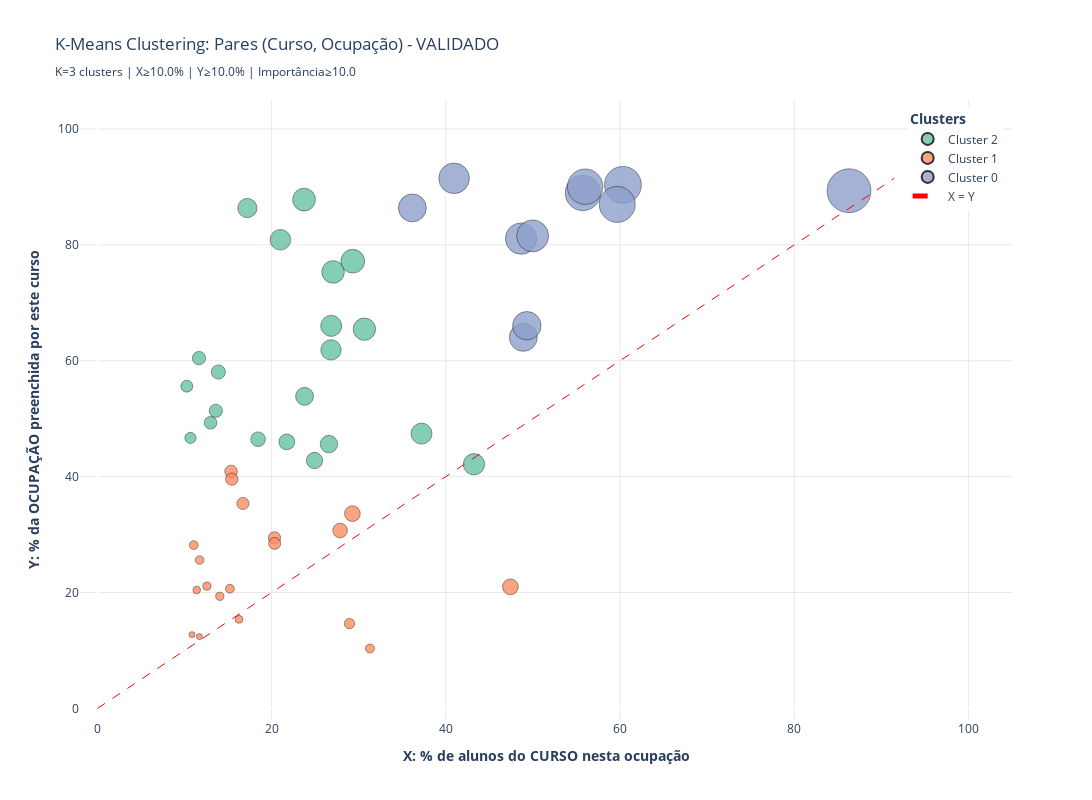

Source (notebook cell):
### Markdown cell above
## Gráfico de Clustering Corrigido

Recriando o gráfico do zero para garantir que não há problemas de cache ou inconsistências.

### Code cell
# GRÁFICO CORRIGIDO: K-Means Clustering com validação de dados
import plotly.express as px
import plotly.graph_objects as go

# Criar cópia limpa do df_kmeans
df_plot = df_kmeans[['Curso', 'Ocupacao', 'X_PctCurso', 'Y_PctOcupacao', 'Tamanho', 'Cluster']].copy()

# Adicionar nome do cluster
df_plot['Cluster_Nome'] = df_plot['Cluster'].apply(lambda x: f'Cluster {x}')

# Criar hover text detalhado
df_plot['hover_text'] = df_plot.apply(
    lambda row: f"<b>Curso:</b> {int(row['Curso'])}<br>" +
                f"<b>Ocupação:</b> {int(row['Ocupacao'])}<br>" +
                f"<b>X (% do curso):</b> {row['X_PctCurso']:.2f}%<br>" +
                f"<b>Y (% da ocupação):</b> {row['Y_PctOcupacao']:.2f}%<br>" +
                f"<b>Importância:</b> {row['Tamanho']:.2f}<br>" +
                f"<b>Cluster:</b> {int(row['Cluster'])}",
    axis=1
)

# Verificar valores antes de plotar
print(f"{'='*80}")
print(f"VALIDAÇÃO PRÉ-PLOT")
print(f"{'='*80}")
print(f"\n📊 Estatísticas dos dados a serem plotados:")
print(f"   Total de pontos: {len(df_plot)}")
print(f"   X range: [{df_plot['X_PctCurso'].min():.2f}%, {df_plot['X_PctCurso'].max():.2f}%]")
print(f"   Y range: [{df_plot['Y_PctOcupacao'].min():.2f}%, {df_plot['Y_PctOcupacao'].max():.2f}%]")
print(f"   Clusters: {sorted(df_plot['Cluster'].unique())}")

# Verificar curso 213
if 213 in df_plot['Curso'].values:
    c213 = df_plot[df_plot['Curso'] == 213].iloc[0]
    print(f"\n✅ Curso 213 será plotado em:")
    print(f"   X = {c213['X_PctCurso']:.2f}%")
    print(f"   Y = {c213['Y_PctOcupacao']:.2f}%")
    print(f"   Cluster = {int(c213['Cluster'])}")

print(f"\n{'='*80}\n")

# Criar figura com scatter plot por cluster
fig = px.scatter(
    df_plot,
    x='X_PctCurso',
    y='Y_PctOcupacao',
    color='Cluster_Nome',
    size='Tamanho',
    color_discrete_sequence=px.colors.qualitative.Set2,
    title=f'K-Means Clustering: Pares (Curso, Ocupação) - VALIDADO<br>' +
          f'<sub>K={elbow_k} clusters | X≥{min_x_pct}% | Y≥{min_y_pct}% | Importância≥{tamanho_min}</sub>'
)

# Atualizar traces com hover customizado
fig.update_traces(
    marker=dict(
        line=dict(width=0.5, color='black'),
        opacity=0.8,
        sizemode='diameter',
        sizeref=2,
        sizemin=3
    ),
    hovertemplate='%{customdata[0]}<extra></extra>',
    customdata=df_plot[['hover_text']].values
)

# Adicionar linha diagonal X=Y
max_val = max(df_plot['X_PctCurso'].max(), df_plot['Y_PctOcupacao'].max())
fig.add_trace(go.Scatter(
    x=[0, max_val],
    y=[0, max_val],
    mode='lines',
    line=dict(color='red', width=1, dash='dash'),
    name='X = Y',
    hoverinfo='skip',
    showlegend=True
))

# Layout
fig.update_layout(
    xaxis=dict(
        title='<b>X: % de alunos do CURSO nesta ocupação</b>',
        range=[-2, 105],
        gridcolor='lightgray',
        gridwidth=0.5
    ),
    yaxis=dict(
        title='<b>Y: % da OCUPAÇÃO preenchida por este curso</b>',
        range=[-2, 105],
        gridcolor='lightgray',
        gridwidth=0.5
    ),
    hovermode='closest',
    width=1100,
    height=800,
    plot_bgcolor='white',
    legend=dict(
        title=dict(text='<b>Clusters</b>'),
        orientation='v',
        yanchor='top',
        y=0.99,
        xanchor='right',
        x=0.99
    )
)

fig.show()

print(f"✨ Gráfico validado gerado!")
print(f"   Se o curso 213 ainda aparecer em posição errada,")
print(f"   verifique se você está olhando o tooltip correto.")

### Figure 1 — Plotly figure (JSON) as saved in the notebook; plotly's stock layout.template omitted (floating-point values rounded to 4 significant figures)
{"data": [{"customdata": [["<b>Curso:</b> 142<br><b>Ocupação:</b> 2341<br><b>X (% do curso):</b> 37.21%<br><b>Y (% da ocupação):</b> 47.43%<br><b>Importância:</b> 42.01<br><b>Cluster:</b> 2"], ["<b>Curso:</b> 142<br><b>Ocupação:</b> 2342<br><b>X (% do curso):</b> 13.88%<br><b>Y (% da ocupação):</b> 58.06%<br><b>Importância:</b> 28.39<br><b>Cluster:</b> 2"], ["<b>Curso:</b> 145<br><b>Ocupação:</b> 2330<br><b>X (% do curso):</b> 20.32%<br><b>Y (% da ocupação):</b> 29.44%<br><b>Importância:</b> 24.46<br><b>Cluster:</b> 1"], ["<b>Curso:</b> 145<br><b>Ocupação:</b> 2341<br><b>X (% do curso):</b> 28.94%<br><b>Y (% da ocupação):</b> 14.64%<br><b>Importância:</b> 20.59<br><b>Cluster:</b> 1"], ["<b>Curso:</b> 146<br><b>Ocupação:</b> 3423<br><b>X (% do curso):</b> 15.34%<br><b>Y (% da ocupação):</b> 40.89%<br><b>Importância:</b> 25.04<br><b>Cluster:</b> 1"], ["<b>Curso:</b> 212<br><b>Ocupação:</b> 2354<br><b>X (% do curso):</b> 16.71%<br><b>Y (% da ocupação):</b> 35.37%<br><b>Importância:</b> 24.31<br><b>Cluster:</b> 1"], ["<b>Curso:</b> 212<br><b>Ocupação:</b> 2652<br><b>X (% do curso):</b> 11.06%<br><b>Y (% da ocupação):</b> 28.19%<br><b>Importância:</b> 17.66<br><b>Cluster:</b> 1"], ["<b>Curso:</b> 213<br><b>Ocupação:</b> 2166<br><b>X (% do curso):</b> 15.20%<br><b>Y (% da ocupação):</b> 20.66%<br><b>Importância:</b> 17.72<br><b>Cluster:</b> 1"], ["<b>Curso:</b> 214<br><b>Ocupação:</b> 2163<br><b>X (% do curso):</b> 21.74%<br><b>Y (% da ocupação):</b> 46.00%<br><b>Importância:</b> 31.62<br><b>Cluster:</b> 2"], ["<b>Curso:</b> 221<br><b>Ocupação:</b> 2636<br><b>X (% do curso):</b> 26.81%<br><b>Y (% da ocupação):</b> 61.88%<br><b>Importância:</b> 40.73<br><b>Cluster:</b> 2"], ["<b>Curso:</b> 223<br><b>Ocupação:</b> 2330<br><b>X (% do curso):</b> 16.26%<br><b>Y (% da ocupação):</b> 15.37%<br><b>Importância:</b> 15.80<br><b>Cluster:</b> 1"], ["<b>Curso:</b> 223<br><b>Ocupação:</b> 2341<br><b>X (% do curso):</b> 31.29%<br><b>Y (% da ocupação):</b> 10.33%<br><b>Importância:</b> 17.98<br><b>Cluster:</b> 1"], ["<b>Curso:</b> 311<br><b>Ocupação:</b> 2634<br><b>X (% do curso):</b> 48.64%<br><b>Y (% da ocupação):</b> 81.08%<br><b>Importância:</b> 62.80<br><b>Cluster:</b> 0"], ["<b>Curso:</b> 321<br><b>Ocupação:</b> 2642<br><b>X (% do curso):</b> 27.06%<br><b>Y (% da ocupação):</b> 75.33%<br><b>Importância:</b> 45.15<br><b>Cluster:</b> 2"], ["<b>Curso:</b> 322<br><b>Ocupação:</b> 2622<br><b>X (% do curso):</b> 43.23%<br><b>Y (% da ocupação):</b> 42.13%<br><b>Importância:</b> 42.68<br><b>Cluster:</b> 2"], ["<b>Curso:</b> 342<br><b>Ocupação:</b> 2431<br><b>X (% do curso):</b> 13.59%<br><b>Y (% da ocupação):</b> 51.36%<br><b>Importância:</b> 26.42<br><b>Cluster:</b> 2"], ["<b>Curso:</b> 344<br><b>Ocupação:</b> 2411<br><b>X (% do curso):</b> 30.65%<br><b>Y (% da ocupação):</b> 65.45%<br><b>Importância:</b> 44.79<br><b>Cluster:</b> 2"], ["<b>Curso:</b> 345<br><b>Ocupação:</b> 0<br><b>X (% do curso):</b> 11.40%<br><b>Y (% da ocupação):</b> 20.43%<br><b>Importância:</b> 15.26<br><b>Cluster:</b> 1"], ["<b>Curso:</b> 380<br><b>Ocupação:</b> 0<br><b>X (% do curso):</b> 10.86%<br><b>Y (% da ocupação):</b> 12.73%<br><b>Importância:</b> 11.76<br><b>Cluster:</b> 1"], ["<b>Curso:</b> 380<br><b>Ocupação:</b> 2611<br><b>X (% do curso):</b> 40.95%<br><b>Y (% da ocupação):</b> 91.48%<br><b>Importância:</b> 61.20<br><b>Cluster:</b> 0"], ["<b>Curso:</b> 421<br><b>Ocupação:</b> 2131<br><b>X (% do curso):</b> 10.26%<br><b>Y (% da ocupação):</b> 55.61%<br><b>Importância:</b> 23.89<br><b>Cluster:</b> 2"], ["<b>Curso:</b> 442<br><b>Ocupação:</b> 2113<br><b>X (% do curso):</b> 15.43%<br><b>Y (% da ocupação):</b> 39.56%<br><b>Importância:</b> 24.71<br><b>Cluster:</b> 1"], ["<b>Curso:</b> 462<br><b>Ocupação:</b> 2120<br><b>X (% do curso):</b> 12.99%<br><b>Y (% da ocupação):</b> 49.30%<br><b>Importância:</b> 25.30<br><b>Cluster:</b> 2"], ["<b>Curso:</b> 481<br><b>Ocupação:</b> 2511<br><b>X (% do curso):</b> 20.35%<br><b>Y (% da ocupação):</b> 28.48%<br><b>Importância:</b> 24.07<br><b>Cluster:</b> 1"], ["<b>Curso:</b> 483<br><b>Ocupação:</b> 2511<br><b>X (% do curso):</b> 29.27%<br><b>Y (% da ocupação):</b> 33.61%<br><b>Importância:</b> 31.37<br><b>Cluster:</b> 1"], ["<b>Curso:</b> 520<br><b>Ocupação:</b> 2142<br><b>X (% do curso):</b> 14.05%<br><b>Y (% da ocupação):</b> 19.35%<br><b>Importância:</b> 16.49<br><b>Cluster:</b> 1"], ["<b>Curso:</b> 521<br><b>Ocupação:</b> 2144<br><b>X (% do curso):</b> 26.84%<br><b>Y (% da ocupação):</b> 66.02%<br><b>Importância:</b> 42.09<br><b>Cluster:</b> 2"], ["<b>Curso:</b> 522<br><b>Ocupação:</b> 2151<br><b>X (% do curso):</b> 29.31%<br><b>Y (% da ocupação):</b> 77.18%<br><b>Importância:</b> 47.56<br><b>Cluster:</b> 2"], ["<b>Curso:</b> 524<br><b>Ocupação:</b> 2145<br><b>X (% do curso):</b> 23.78%<br><b>Y (% da ocupação):</b> 53.86%<br><b>Importância:</b> 35.79<br><b>Cluster:</b> 2"], ["<b>Curso:</b> 544<br><b>Ocupação:</b> 2146<br><b>X (% do curso):</b> 11.73%<br><b>Y (% da ocupação):</b> 25.61%<br><b>Importância:</b> 17.33<br><b>Cluster:</b> 1"], ["<b>Curso:</b> 581<br><b>Ocupação:</b> 2161<br><b>X (% do curso):</b> 55.73%<br><b>Y (% da ocupação):</b> 88.94%<br><b>Importância:</b> 70.40<br><b>Cluster:</b> 0"], ["<b>Curso:</b> 582<br><b>Ocupação:</b> 2142<br><b>X (% do curso):</b> 48.90%<br><b>Y (% da ocupação):</b> 64.04%<br><b>Importância:</b> 55.96<br><b>Cluster:</b> 0"], ["<b>Curso:</b> 621<br><b>Ocupação:</b> 2132<br><b>X (% do curso):</b> 21.01%<br><b>Y (% da ocupação):</b> 80.88%<br><b>Importância:</b> 41.22<br><b>Cluster:</b> 2"], ["<b>Curso:</b> 641<br><b>Ocupação:</b> 2250<br><b>X (% do curso):</b> 55.99%<br><b>Y (% da ocupação):</b> 90.04%<br><b>Importância:</b> 71.00<br><b>Cluster:</b> 0"], ["<b>Curso:</b> 720<br><b>Ocupação:</b> 3423<br><b>X (% do curso):</b> 26.58%<br><b>Y (% da ocupação):</b> 45.62%<br><b>Importância:</b> 34.82<br><b>Cluster:</b> 2"], ["<b>Curso:</b> 721<br><b>Ocupação:</b> 2211<br><b>X (% do curso):</b> 60.33%<br><b>Y (% da ocupação):</b> 90.35%<br><b>Importância:</b> 73.83<br><b>Cluster:</b> 0"], ["<b>Curso:</b> 721<br><b>Ocupação:</b> 2212<br><b>X (% do curso):</b> 23.73%<br><b>Y (% da ocupação):</b> 87.82%<br><b>Importância:</b> 45.65<br><b>Cluster:</b> 2"], ["<b>Curso:</b> 723<br><b>Ocupação:</b> 2221<br><b>X (% do curso):</b> 49.96%<br><b>Y (% da ocupação):</b> 81.55%<br><b>Importância:</b> 63.83<br><b>Cluster:</b> 0"], ["<b>Curso:</b> 723<br><b>Ocupação:</b> 5321<br><b>X (% do curso):</b> 11.66%<br><b>Y (% da ocupação):</b> 60.46%<br><b>Importância:</b> 26.55<br><b>Cluster:</b> 2"], ["<b>Curso:</b> 724<br><b>Ocupação:</b> 2261<br><b>X (% do curso):</b> 86.29%<br><b>Y (% da ocupação):</b> 89.34%<br><b>Importância:</b> 87.80<br><b>Cluster:</b> 0"], ["<b>Curso:</b> 725<br><b>Ocupação:</b> 2266<br><b>X (% do curso):</b> 11.71%<br><b>Y (% da ocupação):</b> 12.39%<br><b>Importância:</b> 12.05<br><b>Cluster:</b> 1"], ["<b>Curso:</b> 725<br><b>Ocupação:</b> 3211<br><b>X (% do curso):</b> 18.44%<br><b>Y (% da ocupação):</b> 46.46%<br><b>Importância:</b> 29.27<br><b>Cluster:</b> 2"], ["<b>Curso:</b> 726<br><b>Ocupação:</b> 2264<br><b>X (% do curso):</b> 36.16%<br><b>Y (% da ocupação):</b> 86.38%<br><b>Importância:</b> 55.88<br><b>Cluster:</b> 0"], ["<b>Curso:</b> 726<br><b>Ocupação:</b> 2265<br><b>X (% do curso):</b> 17.21%<br><b>Y (% da ocupação):</b> 86.35%<br><b>Importância:</b> 38.55<br><b>Cluster:</b> 2"], ["<b>Curso:</b> 727<br><b>Ocupação:</b> 2262<br><b>X (% do curso):</b> 59.68%<br><b>Y (% da ocupação):</b> 86.99%<br><b>Importância:</b> 72.05<br><b>Cluster:</b> 0"], ["<b>Curso:</b> 762<br><b>Ocupação:</b> 2635<br><b>X (% do curso):</b> 49.30%<br><b>Y (% da ocupação):</b> 66.04%<br><b>Importância:</b> 57.06<br><b>Cluster:</b> 0"], ["<b>Curso:</b> 811<br><b>Ocupação:</b> 3434<br><b>X (% do curso):</b> 10.68%<br><b>Y (% da ocupação):</b> 46.68%<br><b>Importância:</b> 22.33<br><b>Cluster:</b> 2"], ["<b>Curso:</b> 815<br><b>Ocupação:</b> 5142<br><b>X (% do curso):</b> 47.41%<br><b>Y (% da ocupação):</b> 20.98%<br><b>Importância:</b> 31.54<br><b>Cluster:</b> 1"], ["<b>Curso:</b> 840<br><b>Ocupação:</b> 3153<br><b>X (% do curso):</b> 24.92%<br><b>Y (% da ocupação):</b> 42.78%<br><b>Importância:</b> 32.65<br><b>Cluster:</b> 2"], ["<b>Curso:</b> 861<br><b>Ocupação:</b> 411<br><b>X (% do curso):</b> 12.57%<br><b>Y (% da ocupação):</b> 21.10%<br><b>Importância:</b> 16.29<br><b>Cluster:</b> 1"], ["<b>Curso:</b> 863<br><b>Ocupação:</b> 110<br><b>X (% do curso):</b> 27.86%<br><b>Y (% da ocupação):</b> 30.70%<br><b>Importância:</b> 29.24<br><b>Cluster:</b> 1"]], "hovertemplate": "%{customdata[0]}<extra></extra>", "legendgroup": "Cluster 2", "marker": {"color": "rgb(102,194,165)", "line": {"color": "black", "width": 0.5}, "opacity": 0.8, "size": [42.01, 28.39, 31.62, 40.73, 45.15, 42.68, 26.42, 44.79, 23.89, 25.3, 42.09, 47.56, 35.79, 41.22, 34.82, 45.65, 26.55, 29.27, 38.55, 22.33, 32.65], "sizemin": 3, "sizemode": "diameter", "sizeref": 2, "symbol": "circle"}, "mode": "markers", "name": "Cluster 2", "orientation": "v", "showlegend": true, "type": "scatter", "x": [37.21, 13.88, 21.74, 26.81, 27.06, 43.23, 13.59, 30.65, 10.26, 12.99, 26.84, 29.31, 23.78, 21.01, 26.58, 23.73, 11.66, 18.44, 17.21, 10.68, 24.92], "xaxis": "x", "y": [47.43, 58.06, 46.0, 61.88, 75.33, 42.13, 51.36, 65.45, 55.61, 49.3, 66.02, 77.18, 53.86, 80.88, 45.62, 87.82, 60.46, 46.46, 86.35, 46.68, 42.78], "yaxis": "y"}, {"customdata": [["<b>Curso:</b> 142<br><b>Ocupação:</b> 2341<br><b>X (% do curso):</b> 37.21%<br><b>Y (% da ocupação):</b> 47.43%<br><b>Importância:</b> 42.01<br><b>Cluster:</b> 2"], ["<b>Curso:</b> 142<br><b>Ocupação:</b> 2342<br><b>X (% do curso):</b> 13.88%<br><b>Y (% da ocupação):</b> 58.06%<br><b>Importância:</b> 28.39<br><b>Cluster:</b> 2"], ["<b>Curso:</b> 145<br><b>Ocupação:</b> 2330<br><b>X (% do curso):</b> 20.32%<br><b>Y (% da ocupação):</b> 29.44%<br><b>Importância:</b> 24.46<br><b>Cluster:</b> 1"], ["<b>Curso:</b> 145<br><b>Ocupação:</b> 2341<br><b>X (% do curso):</b> 28.94%<br><b>Y (% da ocupação):</b> 14.64%<br><b>Importância:</b> 20.59<br><b>Cluster:</b> 1"], ["<b>Curso:</b> 146<br><b>Ocupação:</b> 3423<br><b>X (% do curso):</b> 15.34%<br><b>Y (% da ocupação):</b> 40.89%<br><b>Importância:</b> 25.04<br><b>Cluster:</b> 1"], ["<b>Curso:</b> 212<br><b>Ocupação:</b> 2354<br><b>X (% do curso):</b> 16.71%<br><b>Y (% da ocupação):</b> 35.37%<br><b>Importância:</b> 24.31<br><b>Cluster:</b> 1"], ["<b>Curso:</b> 212<br><b>Ocupação:</b> 2652<br><b>X (% do curso):</b> 11.06%<br><b>Y (% da ocupação):</b> 28.19%<br><b>Importância:</b> 17.66<br><b>Cluster:</b> 1"], ["<b>Curso:</b> 213<br><b>Ocupação:</b> 2166<br><b>X (% do curso):</b> 15.20%<br><b>Y (% da ocupação):</b> 20.66%<br><b>Importância:</b> 17.72<br><b>Cluster:</b> 1"], ["<b>Curso:</b> 214<br><b>Ocupação:</b> 2163<br><b>X (% do curso):</b> 21.74%<br><b>Y (% da ocupação):</b> 46.00%<br><b>Importância:</b> 31.62<br><b>Cluster:</b> 2"], ["<b>Curso:</b> 221<br><b>Ocupação:</b> 2636<br><b>X (% do curso):</b> 26.81%<br><b>Y (% da ocupação):</b> 61.88%<br><b>Importância:</b> 40.73<br><b>Cluster:</b> 2"], ["<b>Curso:</b> 223<br><b>Ocupação:</b> 2330<br><b>X (% do curso):</b> 16.26%<br><b>Y (% da ocupação):</b> 15.37%<br><b>Importância:</b> 15.80<br><b>Cluster:</b> 1"], ["<b>Curso:</b> 223<br><b>Ocupação:</b> 2341<br><b>X (% do curso):</b> 31.29%<br><b>Y (% da ocupação):</b> 10.33%<br><b>Importância:</b> 17.98<br><b>Cluster:</b> 1"], ["<b>Curso:</b> 311<br><b>Ocupação:</b> 2634<br><b>X (% do curso):</b> 48.64%<br><b>Y (% da ocupação):</b> 81.08%<br><b>Importância:</b> 62.80<br><b>Cluster:</b> 0"], ["<b>Curso:</b> 321<br><b>Ocupação:</b> 2642<br><b>X (% do curso):</b> 27.06%<br><b>Y (% da ocupação):</b> 75.33%<br><b>Importância:</b> 45.15<br><b>Cluster:</b> 2"], ["<b>Curso:</b> 322<br><b>Ocupação:</b> 2622<br><b>X (% do curso):</b> 43.23%<br><b>Y (% da ocupação):</b> 42.13%<br><b>Importância:</b> 42.68<br><b>Cluster:</b> 2"], ["<b>Curso:</b> 342<br><b>Ocupação:</b> 2431<br><b>X (% do curso):</b> 13.59%<br><b>Y (% da ocupação):</b> 51.36%<br><b>Importância:</b> 26.42<br><b>Cluster:</b> 2"], ["<b>Curso:</b> 344<br><b>Ocupação:</b> 2411<br><b>X (% do curso):</b> 30.65%<br><b>Y (% da ocupação):</b> 65.45%<br><b>Importância:</b> 44.79<br><b>Cluster:</b> 2"], ["<b>Curso:</b> 345<br><b>Ocupação:</b> 0<br><b>X (% do curso):</b> 11.40%<br><b>Y (% da ocupação):</b> 20.43%<br><b>Importância:</b> 15.26<br><b>Cluster:</b> 1"], ["<b>Curso:</b> 380<br><b>Ocupação:</b> 0<br><b>X (% do curso):</b> 10.86%<br><b>Y (% da ocupação):</b> 12.73%<br><b>Importância:</b> 11.76<br><b>Cluster:</b> 1"], ["<b>Curso:</b> 380<br><b>Ocupação:</b> 2611<br><b>X (% do curso):</b> 40.95%<br><b>Y (% da ocupação):</b> 91.48%<br><b>Importância:</b> 61.20<br><b>Cluster:</b> 0"], ["<b>Curso:</b> 421<br><b>Ocupação:</b> 2131<br><b>X (% do curso):</b> 10.26%<br><b>Y (% da ocupação):</b> 55.61%<br><b>Importância:</b> 23.89<br><b>Cluster:</b> 2"], ["<b>Curso:</b> 442<br><b>Ocupação:</b> 2113<br><b>X (% do curso):</b> 15.43%<br><b>Y (% da ocupação):</b> 39.56%<br><b>Importância:</b> 24.71<br><b>Cluster:</b> 1"], ["<b>Curso:</b> 462<br><b>Ocupação:</b> 2120<br><b>X (% do curso):</b> 12.99%<br><b>Y (% da ocupação):</b> 49.30%<br><b>Importância:</b> 25.30<br><b>Cluster:</b> 2"], ["<b>Curso:</b> 481<br><b>Ocupação:</b> 2511<br><b>X (% do curso):</b> 20.35%<br><b>Y (% da ocupação):</b> 28.48%<br><b>Importância:</b> 24.07<br><b>Cluster:</b> 1"], ["<b>Curso:</b> 483<br><b>Ocupação:</b> 2511<br><b>X (% do curso):</b> 29.27%<br><b>Y (% da ocupação):</b> 33.61%<br><b>Importância:</b> 31.37<br><b>Cluster:</b> 1"], ["<b>Curso:</b> 520<br><b>Ocupação:</b> 2142<br><b>X (% do curso):</b> 14.05%<br><b>Y (% da ocupação):</b> 19.35%<br><b>Importância:</b> 16.49<br><b>Cluster:</b> 1"], ["<b>Curso:</b> 521<br><b>Ocupação:</b> 2144<br><b>X (% do curso):</b> 26.84%<br><b>Y (% da ocupação):</b> 66.02%<br><b>Importância:</b> 42.09<br><b>Cluster:</b> 2"], ["<b>Curso:</b> 522<br><b>Ocupação:</b> 2151<br><b>X (% do curso):</b> 29.31%<br><b>Y (% da ocupação):</b> 77.18%<br><b>Importância:</b> 47.56<br><b>Cluster:</b> 2"], ["<b>Curso:</b> 524<br><b>Ocupação:</b> 2145<br><b>X (% do curso):</b> 23.78%<br><b>Y (% da ocupação):</b> 53.86%<br><b>Importância:</b> 35.79<br><b>Cluster:</b> 2"], ["<b>Curso:</b> 544<br><b>Ocupação:</b> 2146<br><b>X (% do curso):</b> 11.73%<br><b>Y (% da ocupação):</b> 25.61%<br><b>Importância:</b> 17.33<br><b>Cluster:</b> 1"], ["<b>Curso:</b> 581<br><b>Ocupação:</b> 2161<br><b>X (% do curso):</b> 55.73%<br><b>Y (% da ocupação):</b> 88.94%<br><b>Importância:</b> 70.40<br><b>Cluster:</b> 0"], ["<b>Curso:</b> 582<br><b>Ocupação:</b> 2142<br><b>X (% do curso):</b> 48.90%<br><b>Y (% da ocupação):</b> 64.04%<br><b>Importância:</b> 55.96<br><b>Cluster:</b> 0"], ["<b>Curso:</b> 621<br><b>Ocupação:</b> 2132<br><b>X (% do curso):</b> 21.01%<br><b>Y (% da ocupação):</b> 80.88%<br><b>Importância:</b> 41.22<br><b>Cluster:</b> 2"], ["<b>Curso:</b> 641<br><b>Ocupação:</b> 2250<br><b>X (% do curso):</b> 55.99%<br><b>Y (% da ocupação):</b> 90.04%<br><b>Importância:</b> 71.00<br><b>Cluster:</b> 0"], ["<b>Curso:</b> 720<br><b>Ocupação:</b> 3423<br><b>X (% do curso):</b> 26.58%<br><b>Y (% da ocupação):</b> 45.62%<br><b>Importância:</b> 34.82<br><b>Cluster:</b> 2"], ["<b>Curso:</b> 721<br><b>Ocupação:</b> 2211<br><b>X (% do curso):</b> 60.33%<br><b>Y (% da ocupação):</b> 90.35%<br><b>Importância:</b> 73.83<br><b>Cluster:</b> 0"], ["<b>Curso:</b> 721<br><b>Ocupação:</b> 2212<br><b>X (% do curso):</b> 23.73%<br><b>Y (% da ocupação):</b> 87.82%<br><b>Importância:</b> 45.65<br><b>Cluster:</b> 2"], ["<b>Curso:</b> 723<br><b>Ocupação:</b> 2221<br><b>X (% do curso):</b> 49.96%<br><b>Y (% da ocupação):</b> 81.55%<br><b>Importância:</b> 63.83<br><b>Cluster:</b> 0"], ["<b>Curso:</b> 723<br><b>Ocupação:</b> 5321<br><b>X (% do curso):</b> 11.66%<br><b>Y (% da ocupação):</b> 60.46%<br><b>Importância:</b> 26.55<br><b>Cluster:</b> 2"], ["<b>Curso:</b> 724<br><b>Ocupação:</b> 2261<br><b>X (% do curso):</b> 86.29%<br><b>Y (% da ocupação):</b> 89.34%<br><b>Importância:</b> 87.80<br><b>Cluster:</b> 0"], ["<b>Curso:</b> 725<br><b>Ocupação:</b> 2266<br><b>X (% do curso):</b> 11.71%<br><b>Y (% da ocupação):</b> 12.39%<br><b>Importância:</b> 12.05<br><b>Cluster:</b> 1"], ["<b>Curso:</b> 725<br><b>Ocupação:</b> 3211<br><b>X (% do curso):</b> 18.44%<br><b>Y (% da ocupação):</b> 46.46%<br><b>Importância:</b> 29.27<br><b>Cluster:</b> 2"], ["<b>Curso:</b> 726<br><b>Ocupação:</b> 2264<br><b>X (% do curso):</b> 36.16%<br><b>Y (% da ocupação):</b> 86.38%<br><b>Importância:</b> 55.88<br><b>Cluster:</b> 0"], ["<b>Curso:</b> 726<br><b>Ocupação:</b> 2265<br><b>X (% do curso):</b> 17.21%<br><b>Y (% da ocupação):</b> 86.35%<br><b>Importância:</b> 38.55<br><b>Cluster:</b> 2"], ["<b>Curso:</b> 727<br><b>Ocupação:</b> 2262<br><b>X (% do curso):</b> 59.68%<br><b>Y (% da ocupação):</b> 86.99%<br><b>Importância:</b> 72.05<br><b>Cluster:</b> 0"], ["<b>Curso:</b> 762<br><b>Ocupação:</b> 2635<br><b>X (% do curso):</b> 49.30%<br><b>Y (% da ocupação):</b> 66.04%<br><b>Importância:</b> 57.06<br><b>Cluster:</b> 0"], ["<b>Curso:</b> 811<br><b>Ocupação:</b> 3434<br><b>X (% do curso):</b> 10.68%<br><b>Y (% da ocupação):</b> 46.68%<br><b>Importância:</b> 22.33<br><b>Cluster:</b> 2"], ["<b>Curso:</b> 815<br><b>Ocupação:</b> 5142<br><b>X (% do curso):</b> 47.41%<br><b>Y (% da ocupação):</b> 20.98%<br><b>Importância:</b> 31.54<br><b>Cluster:</b> 1"], ["<b>Curso:</b> 840<br><b>Ocupação:</b> 3153<br><b>X (% do curso):</b> 24.92%<br><b>Y (% da ocupação):</b> 42.78%<br><b>Importância:</b> 32.65<br><b>Cluster:</b> 2"], ["<b>Curso:</b> 861<br><b>Ocupação:</b> 411<br><b>X (% do curso):</b> 12.57%<br><b>Y (% da ocupação):</b> 21.10%<br><b>Importância:</b> 16.29<br><b>Cluster:</b> 1"], ["<b>Curso:</b> 863<br><b>Ocupação:</b> 110<br><b>X (% do curso):</b> 27.86%<br><b>Y (% da ocupação):</b> 30.70%<br><b>Importância:</b> 29.24<br><b>Cluster:</b> 1"]], "hovertemplate": "%{customdata[0]}<extra></extra>", "legendgroup": "Cluster 1", "marker": {"color": "rgb(252,141,98)", "line": {"color": "black", "width": 0.5}, "opacity": 0.8, "size": [24.46, 20.59, 25.04, 24.31, 17.66, 17.72, 15.8, 17.98, 15.26, 11.76, 24.71, 24.07, 31.37, 16.49, 17.33, 12.05, 31.54, 16.29, 29.24], "sizemin": 3, "sizemode": "diameter", "sizeref": 2, "symbol": "circle"}, "mode": "markers", "name": "Cluster 1", "orientation": "v", "showlegend": true, "type": "scatter", "x": [20.32, 28.94, 15.34, 16.71, 11.06, 15.2, 16.26, 31.29, 11.4, 10.86, 15.43, 20.35, 29.27, 14.05, 11.73, 11.71, 47.41, 12.57, 27.86], "xaxis": "x", "y": [29.44, 14.64, 40.89, 35.37, 28.19, 20.66, 15.37, 10.33, 20.43, 12.73, 39.56, 28.48, 33.61, 19.35, 25.61, 12.39, 20.98, 21.1, 30.7], "yaxis": "y"}, {"customdata": [["<b>Curso:</b> 142<br><b>Ocupação:</b> 2341<br><b>X (% do curso):</b> 37.21%<br><b>Y (% da ocupação):</b> 47.43%<br><b>Importância:</b> 42.01<br><b>Cluster:</b> 2"], ["<b>Curso:</b> 142<br><b>Ocupação:</b> 2342<br><b>X (% do curso):</b> 13.88%<br><b>Y (% da ocupação):</b> 58.06%<br><b>Importância:</b> 28.39<br><b>Cluster:</b> 2"], ["<b>Curso:</b> 145<br><b>Ocupação:</b> 2330<br><b>X (% do curso):</b> 20.32%<br><b>Y (% da ocupação):</b> 29.44%<br><b>Importância:</b> 24.46<br><b>Cluster:</b> 1"], ["<b>Curso:</b> 145<br><b>Ocupação:</b> 2341<br><b>X (% do curso):</b> 28.94%<br><b>Y (% da ocupação):</b> 14.64%<br><b>Importância:</b> 20.59<br><b>Cluster:</b> 1"], ["<b>Curso:</b> 146<br><b>Ocupação:</b> 3423<br><b>X (% do curso):</b> 15.34%<br><b>Y (% da ocupação):</b> 40.89%<br><b>Importância:</b> 25.04<br><b>Cluster:</b> 1"], ["<b>Curso:</b> 212<br><b>Ocupação:</b> 2354<br><b>X (% do curso):</b> 16.71%<br><b>Y (% da ocupação):</b> 35.37%<br><b>Importância:</b> 24.31<br><b>Cluster:</b> 1"], ["<b>Curso:</b> 212<br><b>Ocupação:</b> 2652<br><b>X (% do curso):</b> 11.06%<br><b>Y (% da ocupação):</b> 28.19%<br><b>Importância:</b> 17.66<br><b>Cluster:</b> 1"], ["<b>Curso:</b> 213<br><b>Ocupação:</b> 2166<br><b>X (% do curso):</b> 15.20%<br><b>Y (% da ocupação):</b> 20.66%<br><b>Importância:</b> 17.72<br><b>Cluster:</b> 1"], ["<b>Curso:</b> 214<br><b>Ocupação:</b> 2163<br><b>X (% do curso):</b> 21.74%<br><b>Y (% da ocupação):</b> 46.00%<br><b>Importância:</b> 31.62<br><b>Cluster:</b> 2"], ["<b>Curso:</b> 221<br><b>Ocupação:</b> 2636<br><b>X (% do curso):</b> 26.81%<br><b>Y (% da ocupação):</b> 61.88%<br><b>Importância:</b> 40.73<br><b>Cluster:</b> 2"], ["<b>Curso:</b> 223<br><b>Ocupação:</b> 2330<br><b>X (% do curso):</b> 16.26%<br><b>Y (% da ocupação):</b> 15.37%<br><b>Importância:</b> 15.80<br><b>Cluster:</b> 1"], ["<b>Curso:</b> 223<br><b>Ocupação:</b> 2341<br><b>X (% do curso):</b> 31.29%<br><b>Y (% da ocupação):</b> 10.33%<br><b>Importância:</b> 17.98<br><b>Cluster:</b> 1"], ["<b>Curso:</b> 311<br><b>Ocupação:</b> 2634<br><b>X (% do curso):</b> 48.64%<br><b>Y (% da ocupação):</b> 81.08%<br><b>Importância:</b> 62.80<br><b>Cluster:</b> 0"], ["<b>Curso:</b> 321<br><b>Ocupação:</b> 2642<br><b>X (% do curso):</b> 27.06%<br><b>Y (% da ocupação):</b> 75.33%<br><b>Importância:</b> 45.15<br><b>Cluster:</b> 2"], ["<b>Curso:</b> 322<br><b>Ocupação:</b> 2622<br><b>X (% do curso):</b> 43.23%<br><b>Y (% da ocupação):</b> 42.13%<br><b>Importância:</b> 42.68<br><b>Cluster:</b> 2"], ["<b>Curso:</b> 342<br><b>Ocupação:</b> 2431<br><b>X (% do curso):</b> 13.59%<br><b>Y (% da ocupação):</b> 51.36%<br><b>Importância:</b> 26.42<br><b>Cluster:</b> 2"], ["<b>Curso:</b> 344<br><b>Ocupação:</b> 2411<br><b>X (% do curso):</b> 30.65%<br><b>Y (% da ocupação):</b> 65.45%<br><b>Importância:</b> 44.79<br><b>Cluster:</b> 2"], ["<b>Curso:</b> 345<br><b>Ocupação:</b> 0<br><b>X (% do curso):</b> 11.40%<br><b>Y (% da ocupação):</b> 20.43%<br><b>Importância:</b> 15.26<br><b>Cluster:</b> 1"], ["<b>Curso:</b> 380<br><b>Ocupação:</b> 0<br><b>X (% do curso):</b> 10.86%<br><b>Y (% da ocupação):</b> 12.73%<br><b>Importância:</b> 11.76<br><b>Cluster:</b> 1"], ["<b>Curso:</b> 380<br><b>Ocupação:</b> 2611<br><b>X (% do curso):</b> 40.95%<br><b>Y (% da ocupação):</b> 91.48%<br><b>Importância:</b> 61.20<br><b>Cluster:</b> 0"], ["<b>Curso:</b> 421<br><b>Ocupação:</b> 2131<br><b>X (% do curso):</b> 10.26%<br><b>Y (% da ocupação):</b> 55.61%<br><b>Importância:</b> 23.89<br><b>Cluster:</b> 2"], ["<b>Curso:</b> 442<br><b>Ocupação:</b> 2113<br><b>X (% do curso):</b> 15.43%<br><b>Y (% da ocupação):</b> 39.56%<br><b>Importância:</b> 24.71<br><b>Cluster:</b> 1"], ["<b>Curso:</b> 462<br><b>Ocupação:</b> 2120<br><b>X (% do curso):</b> 12.99%<br><b>Y (% da ocupação):</b> 49.30%<br><b>Importância:</b> 25.30<br><b>Cluster:</b> 2"], ["<b>Curso:</b> 481<br><b>Ocupação:</b> 2511<br><b>X (% do curso):</b> 20.35%<br><b>Y (% da ocupação):</b> 28.48%<br><b>Importância:</b> 24.07<br><b>Cluster:</b> 1"], ["<b>Curso:</b> 483<br><b>Ocupação:</b> 2511<br><b>X (% do curso):</b> 29.27%<br><b>Y (% da ocupação):</b> 33.61%<br><b>Importância:</b> 31.37<br><b>Cluster:</b> 1"], ["<b>Curso:</b> 520<br><b>Ocupação:</b> 2142<br><b>X (% do curso):</b> 14.05%<br><b>Y (% da ocupação):</b> 19.35%<br><b>Importância:</b> 16.49<br><b>Cluster:</b> 1"], ["<b>Curso:</b> 521<br><b>Ocupação:</b> 2144<br><b>X (% do curso):</b> 26.84%<br><b>Y (% da ocupação):</b> 66.02%<br><b>Importância:</b> 42.09<br><b>Cluster:</b> 2"], ["<b>Curso:</b> 522<br><b>Ocupação:</b> 2151<br><b>X (% do curso):</b> 29.31%<br><b>Y (% da ocupação):</b> 77.18%<br><b>Importância:</b> 47.56<br><b>Cluster:</b> 2"], ["<b>Curso:</b> 524<br><b>Ocupação:</b> 2145<br><b>X (% do curso):</b> 23.78%<br><b>Y (% da ocupação):</b> 53.86%<br><b>Importância:</b> 35.79<br><b>Cluster:</b> 2"], ["<b>Curso:</b> 544<br><b>Ocupação:</b> 2146<br><b>X (% do curso):</b> 11.73%<br><b>Y (% da ocupação):</b> 25.61%<br><b>Importância:</b> 17.33<br><b>Cluster:</b> 1"], ["<b>Curso:</b> 581<br><b>Ocupação:</b> 2161<br><b>X (% do curso):</b> 55.73%<br><b>Y (% da ocupação):</b> 88.94%<br><b>Importância:</b> 70.40<br><b>Cluster:</b> 0"], ["<b>Curso:</b> 582<br><b>Ocupação:</b> 2142<br><b>X (% do curso):</b> 48.90%<br><b>Y (% da ocupação):</b> 64.04%<br><b>Importância:</b> 55.96<br><b>Cluster:</b> 0"], ["<b>Curso:</b> 621<br><b>Ocupação:</b> 2132<br><b>X (% do curso):</b> 21.01%<br><b>Y (% da ocupação):</b> 80.88%<br><b>Importância:</b> 41.22<br><b>Cluster:</b> 2"], ["<b>Curso:</b> 641<br><b>Ocupação:</b> 2250<br><b>X (% do curso):</b> 55.99%<br><b>Y (% da ocupação):</b> 90.04%<br><b>Importância:</b> 71.00<br><b>Cluster:</b> 0"], ["<b>Curso:</b> 720<br><b>Ocupação:</b> 3423<br><b>X (% do curso):</b> 26.58%<br><b>Y (% da ocupação):</b> 45.62%<br><b>Importância:</b> 34.82<br><b>Cluster:</b> 2"], ["<b>Curso:</b> 721<br><b>Ocupação:</b> 2211<br><b>X (% do curso):</b> 60.33%<br><b>Y (% da ocupação):</b> 90.35%<br><b>Importância:</b> 73.83<br><b>Cluster:</b> 0"], ["<b>Curso:</b> 721<br><b>Ocupação:</b> 2212<br><b>X (% do curso):</b> 23.73%<br><b>Y (% da ocupação):</b> 87.82%<br><b>Importância:</b> 45.65<br><b>Cluster:</b> 2"], ["<b>Curso:</b> 723<br><b>Ocupação:</b> 2221<br><b>X (% do curso):</b> 49.96%<br><b>Y (% da ocupação):</b> 81.55%<br><b>Importância:</b> 63.83<br><b>Cluster:</b> 0"], ["<b>Curso:</b> 723<br><b>Ocupação:</b> 5321<br><b>X (% do curso):</b> 11.66%<br><b>Y (% da ocupação):</b> 60.46%<br><b>Importância:</b> 26.55<br><b>Cluster:</b> 2"], ["<b>Curso:</b> 724<br><b>Ocupação:</b> 2261<br><b>X (% do curso):</b> 86.29%<br><b>Y (% da ocupação):</b> 89.34%<br><b>Importância:</b> 87.80<br><b>Cluster:</b> 0"], ["<b>Curso:</b> 725<br><b>Ocupação:</b> 2266<br><b>X (% do curso):</b> 11.71%<br><b>Y (% da ocupação):</b> 12.39%<br><b>Importância:</b> 12.05<br><b>Cluster:</b> 1"], ["<b>Curso:</b> 725<br><b>Ocupação:</b> 3211<br><b>X (% do curso):</b> 18.44%<br><b>Y (% da ocupação):</b> 46.46%<br><b>Importância:</b> 29.27<br><b>Cluster:</b> 2"], ["<b>Curso:</b> 726<br><b>Ocupação:</b> 2264<br><b>X (% do curso):</b> 36.16%<br><b>Y (% da ocupação):</b> 86.38%<br><b>Importância:</b> 55.88<br><b>Cluster:</b> 0"], ["<b>Curso:</b> 726<br><b>Ocupação:</b> 2265<br><b>X (% do curso):</b> 17.21%<br><b>Y (% da ocupação):</b> 86.35%<br><b>Importância:</b> 38.55<br><b>Cluster:</b> 2"], ["<b>Curso:</b> 727<br><b>Ocupação:</b> 2262<br><b>X (% do curso):</b> 59.68%<br><b>Y (% da ocupação):</b> 86.99%<br><b>Importância:</b> 72.05<br><b>Cluster:</b> 0"], ["<b>Curso:</b> 762<br><b>Ocupação:</b> 2635<br><b>X (% do curso):</b> 49.30%<br><b>Y (% da ocupação):</b> 66.04%<br><b>Importância:</b> 57.06<br><b>Cluster:</b> 0"], ["<b>Curso:</b> 811<br><b>Ocupação:</b> 3434<br><b>X (% do curso):</b> 10.68%<br><b>Y (% da ocupação):</b> 46.68%<br><b>Importância:</b> 22.33<br><b>Cluster:</b> 2"], ["<b>Curso:</b> 815<br><b>Ocupação:</b> 5142<br><b>X (% do curso):</b> 47.41%<br><b>Y (% da ocupação):</b> 20.98%<br><b>Importância:</b> 31.54<br><b>Cluster:</b> 1"], ["<b>Curso:</b> 840<br><b>Ocupação:</b> 3153<br><b>X (% do curso):</b> 24.92%<br><b>Y (% da ocupação):</b> 42.78%<br><b>Importância:</b> 32.65<br><b>Cluster:</b> 2"], ["<b>Curso:</b> 861<br><b>Ocupação:</b> 411<br><b>X (% do curso):</b> 12.57%<br><b>Y (% da ocupação):</b> 21.10%<br><b>Importância:</b> 16.29<br><b>Cluster:</b> 1"], ["<b>Curso:</b> 863<br><b>Ocupação:</b> 110<br><b>X (% do curso):</b> 27.86%<br><b>Y (% da ocupação):</b> 30.70%<br><b>Importância:</b> 29.24<br><b>Cluster:</b> 1"]], "hovertemplate": "%{customdata[0]}<extra></extra>", "legendgroup": "Cluster 0", "marker": {"color": "rgb(141,160,203)", "line": {"color": "black", "width": 0.5}, "opacity": 0.8, "size": [62.8, 61.2, 70.4, 55.96, 71.0, 73.83, 63.83, 87.8, 55.88, 72.05, 57.06], "sizemin": 3, "sizemode": "diameter", "sizeref": 2, "symbol": "circle"}, "mode": "markers", "name": "Cluster 0", "orientation": "v", "showlegend": true, "type": "scatter", "x": [48.64, 40.95, 55.73, 48.9, 55.99, 60.33, 49.96, 86.29, 36.16, 59.68, 49.3], "xaxis": "x", "y": [81.08, 91.48, 88.94, 64.04, 90.04, 90.35, 81.55, 89.34, 86.38, 86.99, 66.04], "yaxis": "y"}, {"hoverinfo": "skip", "line": {"color": "red", "dash": "dash", "width": 1}, "mode": "lines", "name": "X = Y", "showlegend": true, "type": "scatter", "x": [0, 91.48], "y": [0, 91.48]}], "layout": {"height": 800, "hovermode": "closest", "legend": {"itemsizing": "constant", "orientation": "v", "title": {"text": "<b>Clusters</b>"}, "tracegroupgap": 0, "x": 0.99, "xanchor": "right", "y": 0.99, "yanchor": "top"}, "plot_bgcolor": "white", "title": {"text": "K-Means Clustering: Pares (Curso, Ocupação) - VALIDADO<br><sub>K=3 clusters | X≥10.0% | Y≥10.0% | Importância≥10.0</sub>"}, "width": 1100, "xaxis": {"anchor": "y", "domain": [0, 1], "gridcolor": "lightgray", "gridwidth": 0.5, "range": [-2, 105], "title": {"text": "<b>X: % de alunos do CURSO nesta ocupação</b>"}}, "yaxis": {"anchor": "x", "domain": [0, 1], "gridcolor": "lightgray", "gridwidth": 0.5, "range": [-2, 105], "title": {"text": "<b>Y: % da OCUPAÇÃO preenchida por este curso</b>"}}}}
